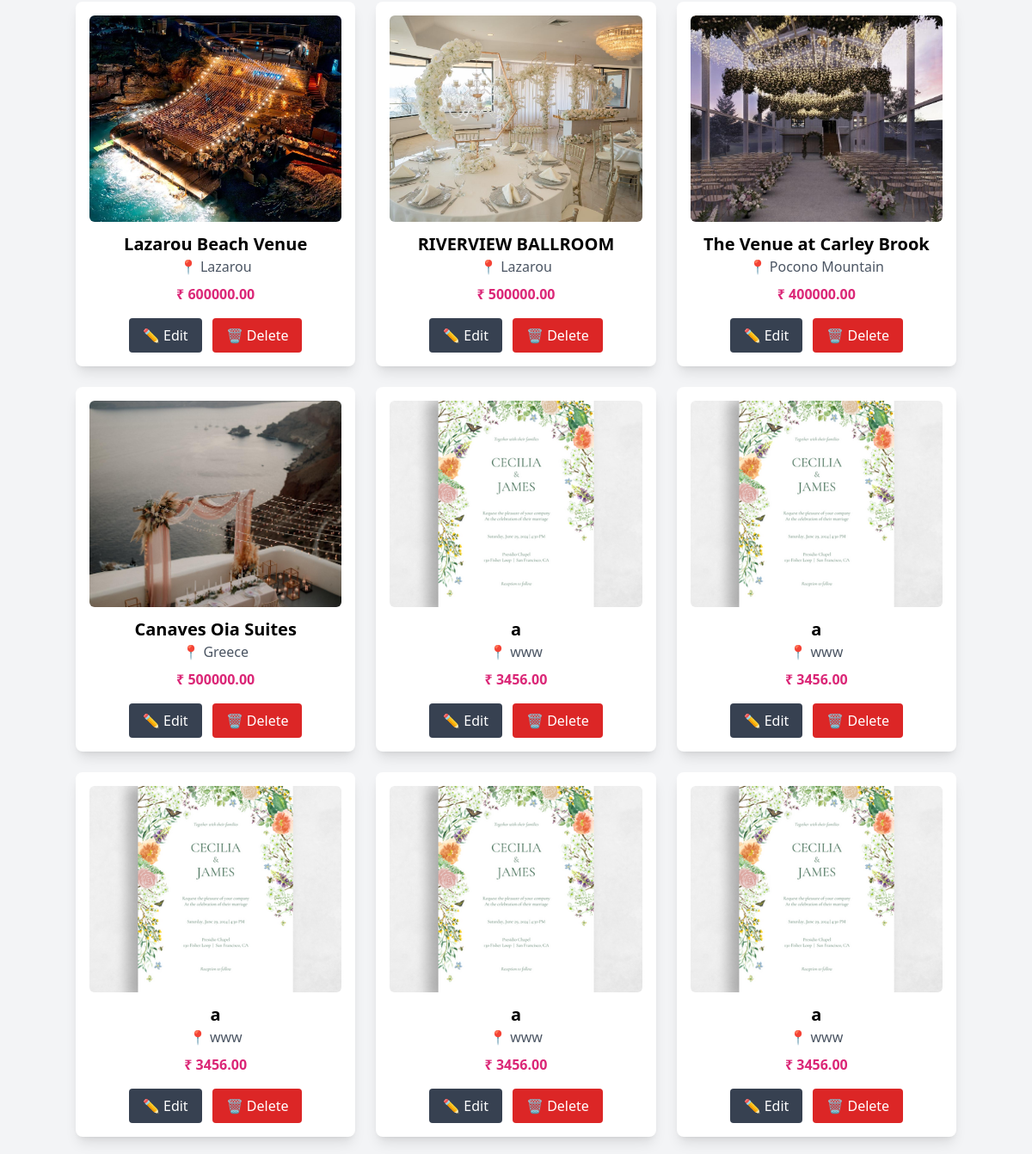
The app's page /shop_destination_weddings (lower part), older data.
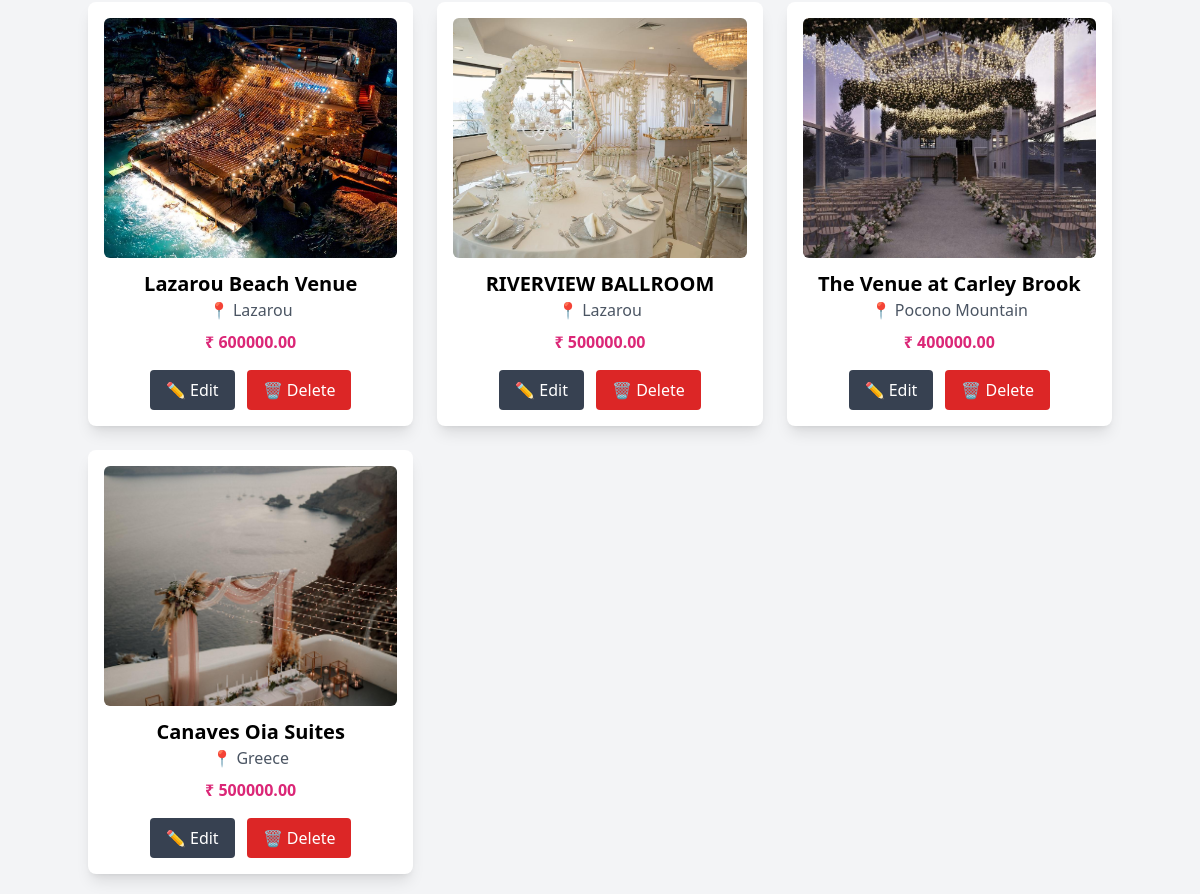
The same page, newer data.
### app/models.py (models this page shows, shortened)
class DestinationWedding(models.Model):
    name = models.CharField(max_length=255)
    about = models.TextField()
    img = models.FileField()
    location = models.CharField(max_length=255)
    package_price = models.DecimalField(max_digits=10, decimal_places=2)

### app/views.py (the view)
# urls.py: path("shop_destination_weddings",views.shop_destination_weddings, name="shop_destination_weddings"),
def shop_destination_weddings(req):
    weddings = DestinationWedding.objects.all()
    return render(req, "shop/des_wedding.html", {"weddings": weddings})

### templates/shop/des_wedding.html (shortened to what this page needs)
<!DOCTYPE html>
<html lang="en">
<head>
    <script src="https://cdn.tailwindcss.com"></script>
</head>
<body class="bg-gray-100 p-5">
    <div class="container mx-auto">
        <div class="grid md:grid-cols-3 sm:grid-cols-2 grid-cols-1 gap-6">
            {% for wedding in weddings %}
            <div class="bg-white shadow-lg rounded-lg p-4 text-center">
                <img src="{{ wedding.img.url }}" alt="{{ wedding.name }}" class="w-full h-60 object-cover rounded-md">
                <h2 class="text-xl font-semibold mt-3">{{ wedding.name }}</h2>
                <p class="text-gray-600">📍 {{ wedding.location }}</p>
                <p class="text-pink-600 font-bold mt-2">₹ {{ wedding.package_price }}</p>
                <div class="flex justify-center gap-3 mt-4">
                    <a href="{% url 'edit_wedding' wedding.id %}" class="bg-gray-700 text-white px-4 py-2 rounded flex items-center">
                        ✏️ Edit
                    </a>
                    <a href="{% url 'delete_wedding' wedding.id %}" class="bg-red-600 text-white px-4 py-2 rounded flex items-center" onclick="return confirm('Are you sure?');">
                        🗑 Delete
                    </a>
                </div>
            </div>
            {% endfor %}
        </div>
    </div>
</body>
</html>

Row changes from the older to the newer data that the page shows:
removed DestinationWedding: img (picture), name "a", location "www", package_price "3456.00"
removed DestinationWedding: img (picture), name "a", location "www", package_price "3456.00"
removed DestinationWedding: img (picture), name "a", location "www", package_price "3456.00"
removed DestinationWedding: img (picture), name "a", location "www", package_price "3456.00"
removed DestinationWedding: img (picture), name "a", location "www", package_price "3456.00"
